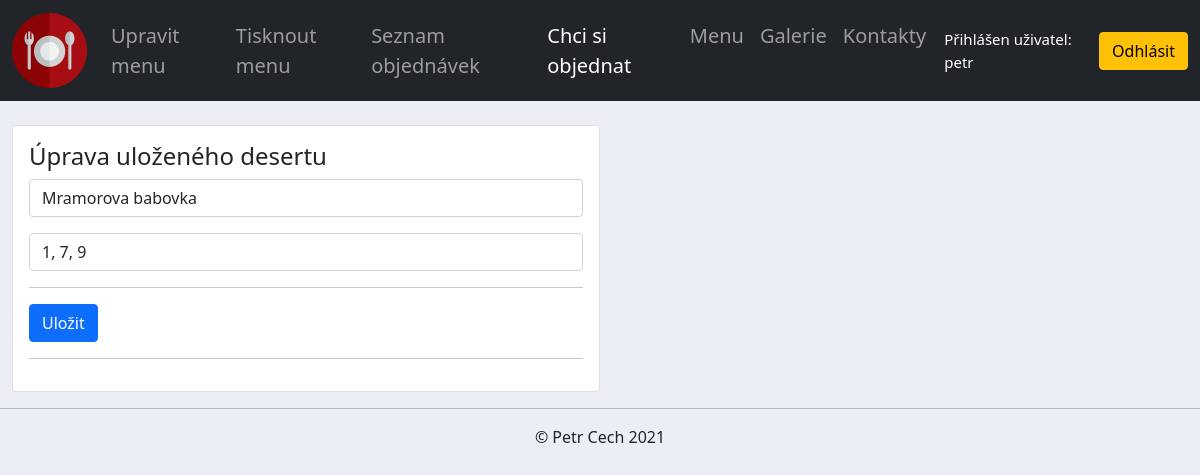
/edit_desert/1/ (signed in), run on an earlier commit of the app's database.
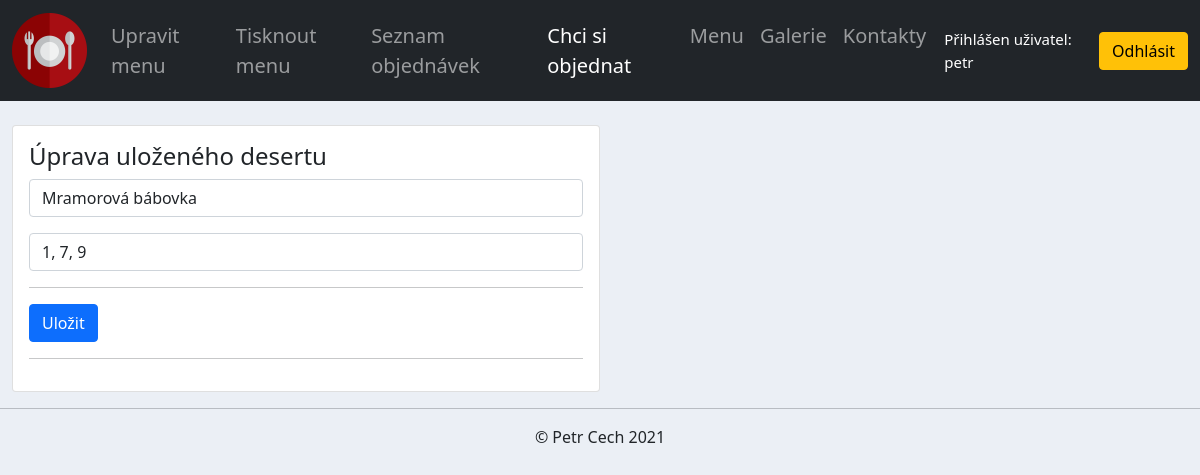
And on a later commit of the database.
### accounts/models.py (models this page shows, shortened)
class Desert(models.Model):
    name = models.CharField(max_length=200, null=True)
    alergens = models.CharField(max_length=200, null=True)

### accounts/views.py (the view)
# urls.py: path('edit_desert/<str:pk>/', views.editDesert, name='edit_desert'),
@login_required(login_url='login')
def editDesert(request, pk):
    menu = Menu.objects.last()
    desert = Desert.objects.get(id=pk)
    formDesert = EditDesertForm(instance=desert)
    if request.method == 'POST' and 'AddDesert' in request.POST:
        formDesert = EditDesertForm(request.POST, instance=desert)
        if formDesert.is_valid():
            formDesert.save()
            messages.success(request, f'Desert upraven!')
            return redirect('/edit_menu/1')
    context = {
        'menu': menu,
        'formDesert': formDesert,
        'desert': desert,
    }
    return render(request, 'accounts/edit_desert.html', context)

### accounts/forms.py
class EditDesertForm(ModelForm):
    class Meta:
        model = Desert
        fields = '__all__'

### accounts/templates/accounts/edit_desert.html (shortened to what this page needs)
{%  extends 'accounts/main.html' %}
{% load static %}
{% block content %}
<br>
<div class="col-md-6">
    <div class="card card-body">
        <h4>Úprava uloženého desertu</h4>
        <form action="" method="POST">
          <div class="mb-3">
            <input type="text" name="name" value="{{desert.name}}" maxlength="200" class="form-control" placeholder="Název" required="" id="id_name">
          </div>
          <div class="mb-3">
            <input type="text" name="alergens" value="{{desert.alergens}}" maxlength="200" class="form-control" placeholder="Alergeny" required="" id="id_alergens">
          </div>
            <hr>
            <input class="btn btn-primary btn-block" type="submit" name="AddDesert" value="Uložit">
            <hr>
        </form>
    </div>
</div>
{% endblock %}

What changed in the data, as far as the page shows it:
changed Desert: name "Mramorova babovka" → "Mramorová bábovka"
